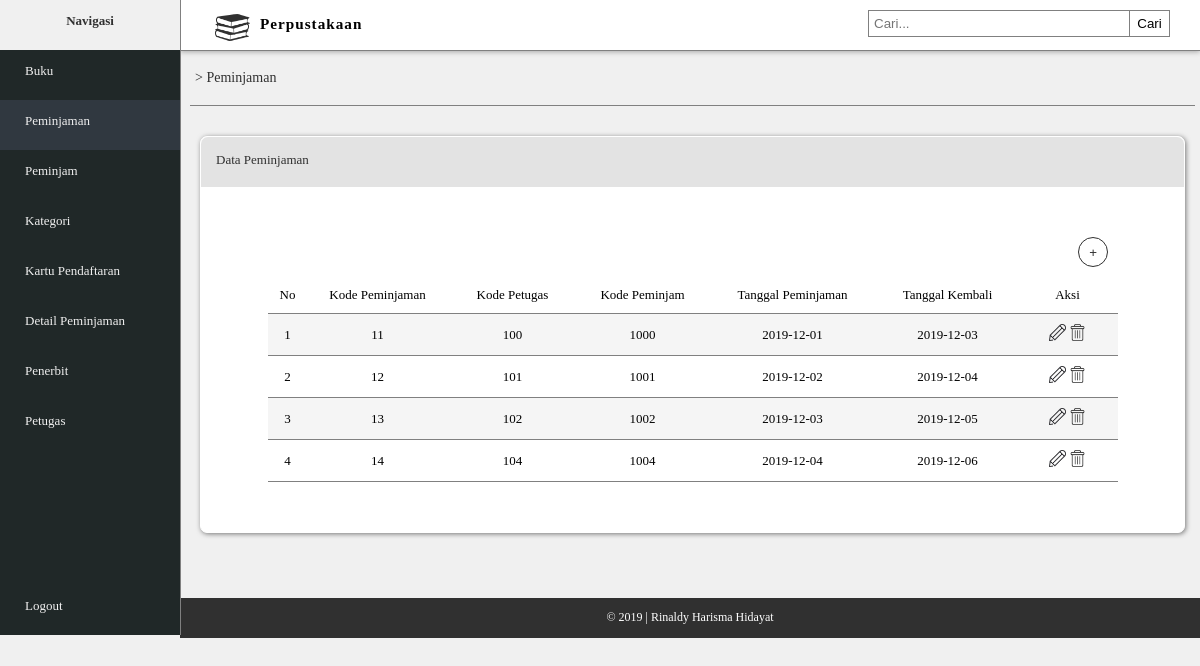
The page /peminjaman.php (signed in) on the database its author committed.
### tables this page shows
CREATE TABLE IF NOT EXISTS `peminjaman` (
  `peminjaman_kode` varchar(10) NOT NULL,
  `petugas_kode` varchar(10) NOT NULL,
  `peminjam_kode` varchar(10) NOT NULL,
  `peminjaman_tgl` date NOT NULL,
  `peminjaman_tgl_hrs_kembali` date NOT NULL
);

### peminjaman.php (the view, shortened to what this page needs)
<!DOCTYPE html>
<html>
	<head>
		<link rel="stylesheet" type="text/css" href="style_rm.css">
	</head>
	<body>
		<div class="navigasi">
			<div class="nav">
				<b><p>Navigasi</p></b>
			</div>
			<div class="menu">
				<div class="menu-isi">
					<a href="index.php"><p>Buku</p></a>
					<a href="peminjaman.php" style="background-color: #303840"><p>Peminjaman</p></a>
					<a href="peminjam.php"><p>Peminjam</p></a>
					<a href="kategori.php"><p>Kategori</p></a>
					<a href="kartu_pendaftar.php"><p>Kartu Pendaftaran</p></a>
					<a href="detail_peminjaman.php"><p>Detail Peminjaman</p></a>
					<a href="penerbit.php"><p>Penerbit</p></a>
					<a href="petugas.php"><p>Petugas</p></a>
					<div class="logout">
						<a href="logout.php"><p>Logout</p></a>
					</div>
				</div>
			</div>
		</div>
		<div id="container-utama">
			<div class="head">
				<img src="img/buku.png">
				<h3>Perpustakaan</h3>
				<div class="cari">
					<div class="kolom">
						<input type="text" placeholder="Cari..." name="cari">
						<button type="submit">Cari</button>
					</div>
				</div>
			</div>
			<div class="content">
				<div class="alamat-link">
					<a href="peminjaman.php"><p>> Peminjaman</p></a>
				</div>
				<div class="tabel-utama">
					<div class="judul-tab">
						<p>Data Peminjaman</p>
					</div>
					<table border="0" cellpadding="10" cellspacing="0" align="center">
						<tr style="background: white;">
							<td colspan="10" align="right"><a href="tambah_peminjaman.php"><input type="submit" name="tambah-data" value=" +   Tambah Data"></td>
						</tr>
						<tr>
							<td style="border-bottom: 1px solid #808080;" width="20px" align="center">No</td>
							<td style="border-bottom: 1px solid #808080;" width="120px" align="center">Kode Peminjaman</td>
							<td style="border-bottom: 1px solid #808080;" width="110px" align="center">Kode Petugas</td>
							<td style="border-bottom: 1px solid #808080;" width="110px" align="center">Kode Peminjam</td>
							<td style="border-bottom: 1px solid #808080;" width="150px" align="center">Tanggal Peminjaman</td>
							<td style="border-bottom: 1px solid #808080;" width="120px" align="center">Tanggal Kembali</td>
							<td style="border-bottom: 1px solid #808080;" width="80px" align="center">Aksi</td>
						</tr>
						<?php
							$query = mysql_query("SELECT * from peminjaman order by peminjaman_kode asc") or die (mysql_error());
							$no = 1;
							while ($row = mysql_fetch_array($query)) {
								echo '<tr align="center">';
									echo '<td style="border-bottom: 1px solid #808080;">'.$no.'</td>';
									echo '<td style="border-bottom: 1px solid #808080;">'.$row['peminjaman_kode'].'</td>';
									echo '<td style="border-bottom: 1px solid #808080;">'.$row['petugas_kode'].'</td>';
									echo '<td style="border-bottom: 1px solid #808080;">'.$row['peminjam_kode'].'</td>';
									echo '<td style="border-bottom: 1px solid #808080;">'.$row['peminjaman_tgl'].'</td>';
									echo '<td style="border-bottom: 1px solid #808080;">'.$row['peminjaman_tgl_hrs_kembali'].'</td>';
									echo '<td style="border-bottom: 1px solid #808080;" align="center"><a href="edit_peminjaman.php?edit='.$row['peminjaman_kode'].'"><img src="img/edit.png" class="icon-aksi"/></a> <a href="hapus_peminjaman.php?hapus='.$row['peminjaman_kode'].'"><img src="img/delete.png" class="icon-aksi"/></a></td>';
								echo '</tr>';
								$no++;
							}
						 ?>
					</table>
				</div>
				<div class="footer">
					<div class="foot">
						<p>&copy; 2019 | Rinaldy Harisma Hidayat</p>
					</div>
				</div>
			</div>
		</div>
	</body>
</html>

### style_rm.css (style rules this page uses)
body { margin: 0; font-family: Malgun Gothic Regular; background-color: #f0f0f0; font-size: 13px; }
.navigasi { height: 635px; float: left; width: 15%; background-color: #202828; z-index: 1000; position: relative; left: 0; position: fixed; border-right: 1px solid #808080; }
.nav { background-color: #f0f0f0; height: 50px; float: left; width: 100%; }
.nav p { color: #303030; text-align: center; }
.menu { margin-left: 0px; }
.menu-isi p { margin-left: 25px; }
.menu-isi a { color: #f0f0f0; text-decoration: none; float: left; width: 100%; height: 50px; transition: 0.2s; margin-left: 0px; margin-right: 0px; }
.head { float: left; width: 85%; border-bottom: 1px solid #808080; height: 50px; background-color: white; top: 0; position: fixed; z-index: 999; margin-left: 15%; box-shadow: 0px 1px 5px 0px rgba(0,0,0,0.3); }
.head img { width: 35px; float: left; padding: 10px; margin-left: 25px; }
.head h3 { margin-top: 15px; letter-spacing: 1px; float: left; }
.cari { float: right; margin: 10px; }
.kolom input[type="text"] { padding: 5px; border: 1px solid #808080; width: 250px; float: left; }
.kolom button { float: right; padding: 5px; width: 40px; cursor: pointer; margin-right: 20px; border: 1px solid #808080; background: none; transition: 0.3s; border-left: none; }
.logout a { margin-top: 135px; }
.content { float: left; margin-top: 51px; width: 85%; height: wrap-content; margin-left: 15%; }
.alamat-link { padding: 5px; margin-left: 10px; margin-right: 5px; border-bottom: 1px solid #808080; font-size: 14px; color: #303030; }
.alamat-link a { text-decoration: none; color: #303030; }
.tabel-utama { background-color: white; margin-left: 20px; margin-right: 15px; margin-top: 30px; margin-bottom: 30px; border-radius: 7px; box-shadow: 1px 1px 5px 0px rgba(0,0,0,0.5); font-size: 13px; border: 1px solid white; }
.tabel-utama tr:nth-child(odd) { background: #f5f5f5; }
.judul-tab { background-color: #e3e3e3; height: 40px; margin-top: 0px; border-top-left-radius: 7px; border-top-right-radius: 7px; padding: 5px; color: #303030; }
.judul-tab p { margin: 10px; }
input[name="tambah-data"] { padding: 7px; width: 30px; height: 30px; border-radius: 50px; border: 1px solid #303030; background: none; color: #303030; transition: 0.3s; cursor: pointer; }
table { margin-top: 40px; margin-bottom: 50px; }
.icon-aksi { width: 17px; }
.footer { height: 40px; background-color: #303030; float: left; width: 100%; margin-top: 35px; }
.foot p { text-align: center; color: white; font-size: 12px; }

### rows shown on the page
peminjaman: peminjaman_kode "11", petugas_kode "100", peminjam_kode "1000", peminjaman_tgl "2019-12-01", peminjaman_tgl_hrs_kembali "2019-12-03"
peminjaman: peminjaman_kode "12", petugas_kode "101", peminjam_kode "1001", peminjaman_tgl "2019-12-02", peminjaman_tgl_hrs_kembali "2019-12-04"
peminjaman: peminjaman_kode "13", petugas_kode "102", peminjam_kode "1002", peminjaman_tgl "2019-12-03", peminjaman_tgl_hrs_kembali "2019-12-05"
peminjaman: peminjaman_kode "14", petugas_kode "104", peminjam_kode "1004", peminjaman_tgl "2019-12-04", peminjaman_tgl_hrs_kembali "2019-12-06"
